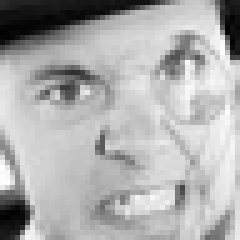
#> input picture data/image_dataset/train/angry/Training_14054767.jpg, 48 x 48 px, given as the content of the folder ar/1st Semister/ML/Project/Code/data/image_dataset/train/sad, which was not available (shown 5 times larger)
$ jupyter execute Logestic_Regresision.ipynb   (text cells are left out)
#> lines starting #> are read from the running program, lines starting #| are printed output that depends on the picture; pictures that were not available may be replaced by others from this repository, and a replacement may not be noted
[cell 1]
import os
import cv2
import numpy as np
import sklearn
from sklearn.model_selection import train_test_split
from sklearn.linear_model import LogisticRegression
from sklearn.metrics import accuracy_score
from sklearn.preprocessing import StandardScaler
from multiprocessing import Pool

[cell 2]
from skimage.feature import hog

labels = ['sad', 'happy', 'neutral', 'surprise', 'angry']
data = []
target = []

# [15 lines of commented-out code are left out]

for label in labels:
    for file in os.listdir(f'C:\\Users\\oyoun\\OneDrive\\Desktop\\COLLEGE\\3rd Year\\1st Semister\\ML\\Project\\Code\\data\\image_dataset\\train\\{label}'):
        img = cv2.imread(f'C:\\Users\\oyoun\\OneDrive\\Desktop\\COLLEGE\\3rd Year\\1st Semister\\ML\\Project\\Code\\data\\image_dataset\\train\\{label}\\{file}', 0)  # load image in grayscale
#> img is the input picture: shape (48, 48); min 0, max 255, mean 173.4
        if img is not None:
            # Resize the image to a standard size (optional but recommended)
            # img = cv2.resize(img, (64, 64))

            # Extract HOG features
            features, hog_image = hog(image=img, orientations=9, pixels_per_cell=(8, 8),
                    cells_per_block=(2, 2), visualize=True)
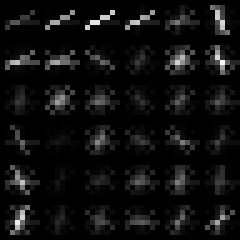
#> hog_image: shape (48, 48) float64 (shown 5 times larger); min 0, max 55.24, mean 3.3; drawn with min black and max white
#> features = 900 values, max 0.471 at index 75, min 0 at index 1, mean 0.135

            data.append(features)
            target.append(label)
#> pass 2 of the loop `for label in labels:`:
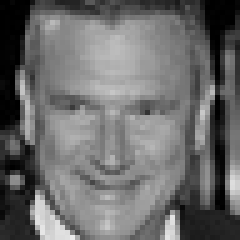
#> input picture data/image_dataset/train/happy/Training_14632348.jpg, 48 x 48 px, found by its file name (shown 5 times larger)
#> img is the input picture: shape (48, 48); min 0, max 236, mean 107.3
#> `features, hog_image = hog(image=img, orientations=9, pixels_per_cell=(..`:
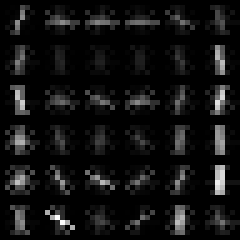
#> hog_image: shape (48, 48) float64 (shown 5 times larger); min 0, max 52.02, mean 3.7; drawn with min black and max white
#> features = 900 values, max 0.355 at index 873, min 0 at index 118, mean 0.132
#> pass 3 of the loop `for label in labels:`:
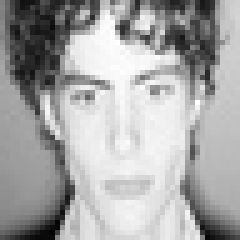
#> input picture data/image_dataset/train/neutral/Training_10580345.jpg, 48 x 48 px, found by its file name (shown 5 times larger)
#> img is the input picture: shape (48, 48); min 2, max 255, mean 167.2
#> `features, hog_image = hog(image=img, orientations=9, pixels_per_cell=(..`:
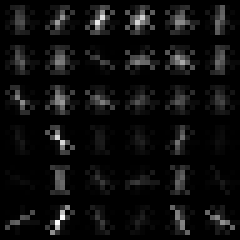
#> hog_image: shape (48, 48) float64 (shown 5 times larger); min 0, max 68.42, mean 3.9; drawn with min black and max white
#> features = 900 values, max 0.36 at index 555, min 0 at index 23, mean 0.131
#> the loop made 5 passes; the first 3 are shown

[cell 3]
# data = [cv2.resize(img, (48, 48)) for img in data]  # resize
data = np.array(data)  # normalize
target = np.array(target)
# Step 3: Flatten the images
# data = data.reshape((data.shape[0], -1))

[cell 4]
X_train, X_test, y_train, y_test = train_test_split(data, target, test_size=0.2, random_state=42)

[cell 5]
# [5 lines of commented-out code are left out]


model = LogisticRegression(max_iter=2000)
model.fit(X_train, y_train)

[cell 6]
y_pred = model.predict(X_test)
print(f'Validation Accuracy: {accuracy_score(y_test, y_pred) * 100:.2f}%')
training_accuracy = model.score(X_train, y_train)
print(f'Training accuracy: {training_accuracy * 100:.2f}%')

[cell 7]
from sklearn.metrics import accuracy_score, confusion_matrix, roc_curve, auc
import matplotlib.pyplot as plt
import seaborn as sns

#Confusion Matrix for test set
conf_matrix_test = confusion_matrix(y_test, y_pred)
print("Confusion Matrix (Test Set):")
print(conf_matrix_test)

#Plot Confusion Matrix for test set using Seaborn
plt.figure(figsize=(8, 6))
sns.heatmap(conf_matrix_test, annot=True, fmt='d', cmap='Blues', cbar=False)
plt.title('Confusion Matrix (Test Set)')
plt.xlabel('Predicted')
plt.ylabel('Actual')
plt.show()
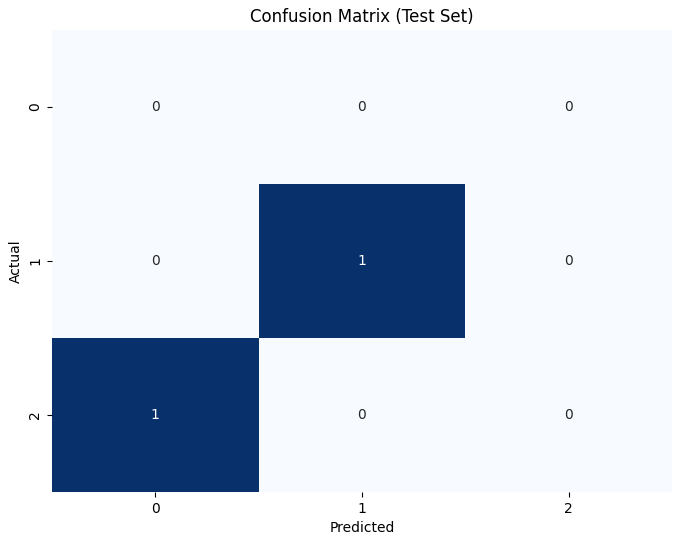
#> figure drawn by matplotlib, 1 panel
